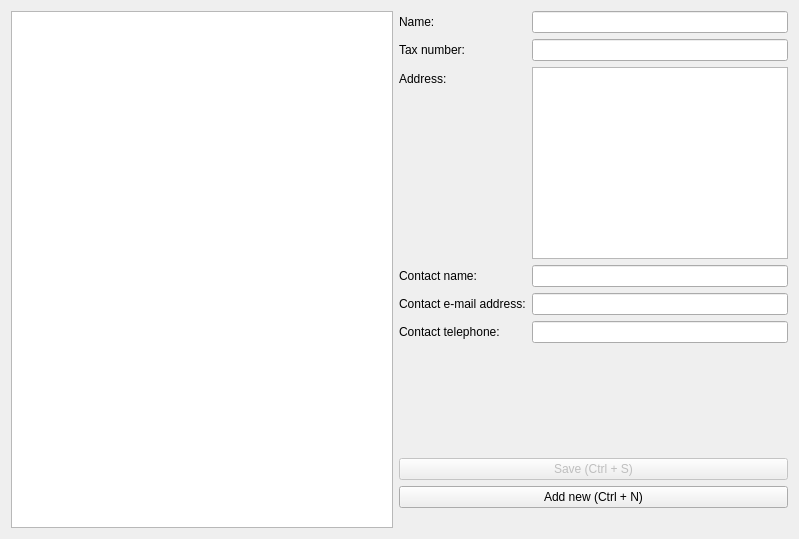
<?xml version="1.0" encoding="UTF-8"?>
<ui version="4.0">
 <class>DialogSuppliers</class>
 <widget class="QDialog" name="DialogSuppliers">
  <property name="geometry">
   <rect>
    <x>0</x>
    <y>0</y>
    <width>799</width>
    <height>539</height>
   </rect>
  </property>
  <property name="windowTitle">
   <string>Suppliers</string>
  </property>
  <layout class="QGridLayout" name="gridLayout">
   <item row="1" column="1">
    <spacer name="verticalSpacer">
     <property name="orientation">
      <enum>Qt::Vertical</enum>
     </property>
     <property name="sizeHint" stdset="0">
      <size>
       <width>20</width>
       <height>40</height>
      </size>
     </property>
    </spacer>
   </item>
   <item row="0" column="1">
    <layout class="QFormLayout" name="formLayout_2">
     <property name="fieldGrowthPolicy">
      <enum>QFormLayout::ExpandingFieldsGrow</enum>
     </property>
     <property name="rightMargin">
      <number>0</number>
     </property>
     <property name="bottomMargin">
      <number>0</number>
     </property>
     <item row="0" column="0">
      <widget class="QLabel" name="nameLabel">
       <property name="text">
        <string>Name:</string>
       </property>
      </widget>
     </item>
     <item row="0" column="1">
      <widget class="QLineEdit" name="nameLineEdit"/>
     </item>
     <item row="1" column="0">
      <widget class="QLabel" name="taxNumberLabel">
       <property name="text">
        <string>Tax number:</string>
       </property>
      </widget>
     </item>
     <item row="1" column="1">
      <widget class="QLineEdit" name="taxNumberLineEdit"/>
     </item>
     <item row="2" column="0">
      <widget class="QLabel" name="addressLabel">
       <property name="text">
        <string>Address:</string>
       </property>
      </widget>
     </item>
     <item row="2" column="1">
      <widget class="QTextEdit" name="addressTextEdit">
       <property name="tabChangesFocus">
        <bool>true</bool>
       </property>
      </widget>
     </item>
     <item row="3" column="0">
      <widget class="QLabel" name="contactNameLabel">
       <property name="text">
        <string>Contact name:</string>
       </property>
      </widget>
     </item>
     <item row="3" column="1">
      <widget class="QLineEdit" name="contactNameLineEdit"/>
     </item>
     <item row="4" column="0">
      <widget class="QLabel" name="contactEMailAddressLabel">
       <property name="text">
        <string>Contact e-mail address:</string>
       </property>
      </widget>
     </item>
     <item row="4" column="1">
      <widget class="QLineEdit" name="contactEMailAddressLineEdit"/>
     </item>
     <item row="5" column="0">
      <widget class="QLabel" name="contactTelephoneLabel">
       <property name="text">
        <string>Contact telephone:</string>
       </property>
      </widget>
     </item>
     <item row="5" column="1">
      <widget class="QLineEdit" name="contactTelephoneLineEdit"/>
     </item>
    </layout>
   </item>
   <item row="2" column="1">
    <widget class="QPushButton" name="pushButtonSave">
     <property name="enabled">
      <bool>false</bool>
     </property>
     <property name="text">
      <string>Save (Ctrl + S)</string>
     </property>
     <property name="shortcut">
      <string>Ctrl+S</string>
     </property>
    </widget>
   </item>
   <item row="3" column="1">
    <widget class="QPushButton" name="pushButtonNew">
     <property name="text">
      <string>Add new (Ctrl + N)</string>
     </property>
     <property name="shortcut">
      <string>Ctrl+N</string>
     </property>
    </widget>
   </item>
   <item row="4" column="1">
    <widget class="QLabel" name="labelStatus">
     <property name="text">
      <string/>
     </property>
    </widget>
   </item>
   <item row="0" column="0" rowspan="5">
    <widget class="QTableView" name="tableView"/>
   </item>
  </layout>
 </widget>
 <resources/>
 <connections/>
</ui>
